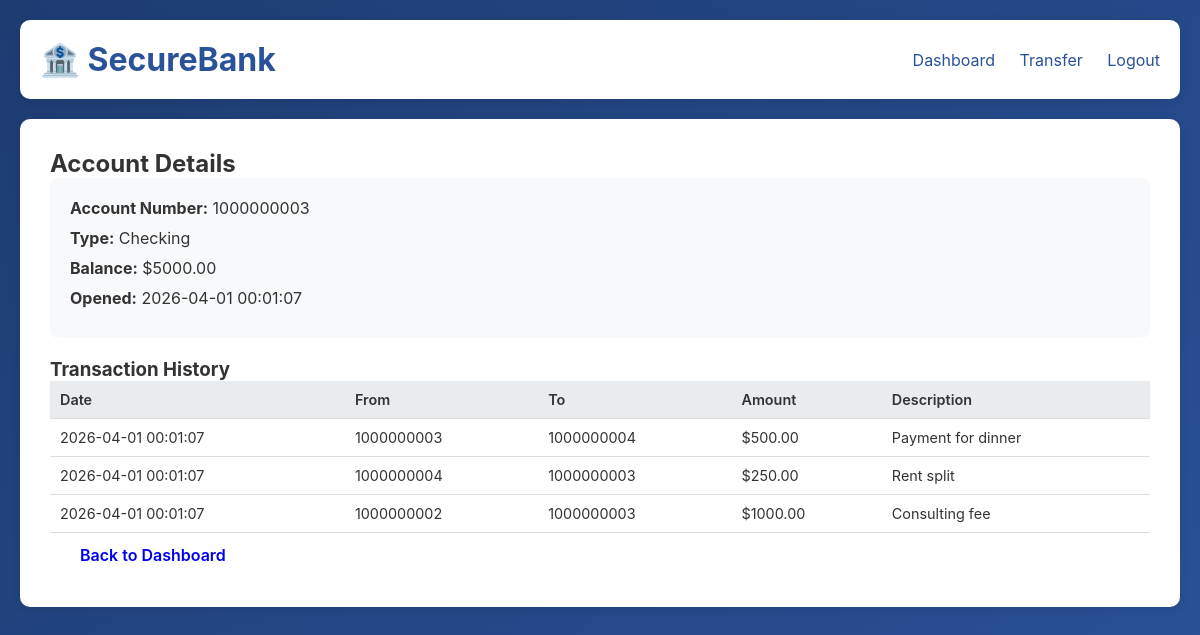
Page /account/3 (signed in) on the committed database.
### tables this page shows
CREATE TABLE accounts (
            id INTEGER PRIMARY KEY AUTOINCREMENT,
            user_id INTEGER,
            account_number TEXT UNIQUE,
            account_type TEXT,
            balance REAL DEFAULT 0.0,
            created_at TIMESTAMP DEFAULT CURRENT_TIMESTAMP,
            FOREIGN KEY (user_id) REFERENCES users(id)
        );

CREATE TABLE transactions (
            id INTEGER PRIMARY KEY AUTOINCREMENT,
            from_account INTEGER,
            to_account INTEGER,
            amount REAL,
            description TEXT,
            created_at TIMESTAMP DEFAULT CURRENT_TIMESTAMP,
            FOREIGN KEY (from_account) REFERENCES accounts(id),
            FOREIGN KEY (to_account) REFERENCES accounts(id)
        );

### app.py (the view)
@app.route('/account/<int:account_id>')
def account_detail(account_id):
    if 'user_id' not in session:
        return redirect(url_for('login'))
    conn = get_db()
    cursor = conn.cursor()
    cursor.execute("SELECT * FROM accounts WHERE id=?", (account_id,))
    account = cursor.fetchone()
    if account:
        cursor.execute('''
            SELECT t.*, a1.account_number as from_acc_num, a2.account_number as to_acc_num
            FROM transactions t
            LEFT JOIN accounts a1 ON t.from_account = a1.id
            LEFT JOIN accounts a2 ON t.to_account = a2.id
            WHERE t.from_account=? OR t.to_account=?
            ORDER BY t.created_at DESC
        ''', (account_id, account_id))
        transactions = cursor.fetchall()
        conn.close()
        return render_template('account.html', account=account, transactions=transactions)
    conn.close()
    return "Account not found", 404

### app.py (called while the page is built)
def get_db():
    conn = sqlite3.connect(DATABASE)
    conn.row_factory = sqlite3.Row
    return conn

### templates/account.html (shortened to what this page needs)
<!DOCTYPE html>
<html lang="en">
<head>
    <link rel="stylesheet" href="{{ url_for('static', filename='css/style.css') }}">
</head>
<body>
    <div class="container">
        <header>
            <h1>🏦 SecureBank</h1>
            <nav>
                <a href="{{ url_for('dashboard') }}">Dashboard</a>
                <a href="{{ url_for('transfer') }}">Transfer</a>
                <a href="{{ url_for('logout') }}">Logout</a>
            </nav>
        </header>
        <div class="account-detail">
            <h2>Account Details</h2>
            <div class="account-info">
                <p><strong>Account Number:</strong> {{ account.account_number }}</p>
                <p><strong>Type:</strong> {{ account.account_type }}</p>
                <p><strong>Balance:</strong> ${{ "%.2f" % account.balance }}</p>
                <p><strong>Opened:</strong> {{ account.created_at }}</p>
            </div>
            <h3>Transaction History</h3>
            <table>
                <thead>
                    <tr>
                        <th>Date</th>
                        <th>From</th>
                        <th>To</th>
                        <th>Amount</th>
                        <th>Description</th>
                    </tr>
                </thead>
                <tbody>
                    {% for trans in transactions %}
                    <tr>
                        <td>{{ trans.created_at }}</td>
                        <td>{{ trans.from_acc_num }}</td>
                        <td>{{ trans.to_acc_num }}</td>
                        <td>${{ "%.2f" % trans.amount }}</td>
                        <td>{{ trans.description }}</td>
                    </tr>
                    {% endfor %}
                </tbody>
            </table>
            <a href="{{ url_for('dashboard') }}" class="btn">Back to Dashboard</a>
        </div>
    </div>
</body>
</html>

### static/css/style.css (style rules this page uses)
* { margin: 0; padding: 0; box-sizing: border-box; }
body { font-family: -apple-system, BlinkMacSystemFont, 'Segoe UI', Roboto, Oxygen, Ubuntu, sans-serif; background: linear-gradient(135deg, #1e3c72 0%, #2a5298 100%); min-height: 100vh; color: #333; }
.container { max-width: 1200px; margin: 0 auto; padding: 20px; }
header { background: white; padding: 20px; border-radius: 10px; margin-bottom: 20px; box-shadow: 0 2px 10px rgba(0,0,0,0.1); display: flex; justify-content: space-between; align-items: center; }
header h1 { color: #2a5298; }
nav a { margin-left: 20px; color: #2a5298; text-decoration: none; }
.btn { display: inline-block; padding: 12px 30px; border-radius: 5px; text-decoration: none; font-weight: 600; transition: transform 0.2s, box-shadow 0.2s; border: none; cursor: pointer; }
table { width: 100%; border-collapse: collapse; font-size: 0.9em; }
th, td { padding: 10px; text-align: left; border-bottom: 1px solid #ddd; }
th { background: #e9ecef; font-weight: 600; }
.account-detail { background: white; padding: 30px; border-radius: 10px; box-shadow: 0 2px 10px rgba(0,0,0,0.1); }
.account-info { background: #f8f9fa; padding: 20px; border-radius: 8px; margin-bottom: 20px; }
.account-info p { margin-bottom: 10px; }

### rows in the picture
accounts: account_number "1000000003", account_type "Checking", balance "5000.00", created_at "2026-04-01 00:01:07"
transactions: amount "500.00"
transactions: amount "250.00"
transactions: amount "1000.00"
